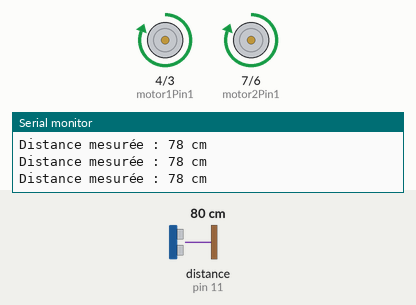
Recording of a sketch running on a simulated Arduino Uno, built with avr-gcc and run on an emulated ATmega328P. Parts: motor-driver pin pairs drawn as motors (green arrow = first pin HIGH = forward, orange = second pin HIGH = backward, longer = more drive, scaled by the enable pin), the last lines printed to the serial monitor. Wiring (inferred from the names in the program): ultrasonic range finder: trigger pin 10; echo pin 11. The inputs (shaded band) are chosen by the test bench; at power-on: distance to the obstacle (sensor on pin 11) 80 cm. The echo pulse lasts 58.3 µs per cm.

Above: at 1.2 s.
1.3 s: distance to the obstacle (sensor on pin 11) set to 19 cm
2.8 s: distance to the obstacle (sensor on pin 11) set to 15 cm
At 3.2 s:
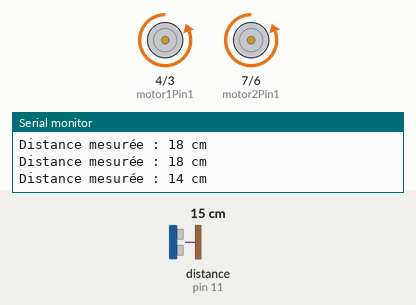
5.8 s: distance to the obstacle (sensor on pin 11) set to 35 cm
At 6.6 s:
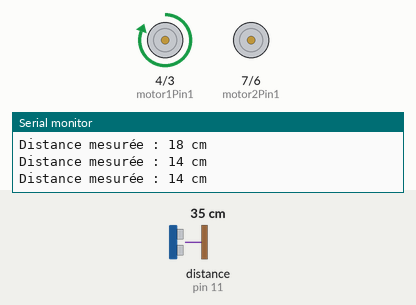
7.3 s: distance to the obstacle (sensor on pin 11) set to 2 cm
At 7.7 s:
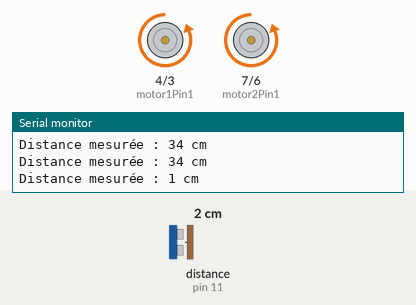
Timing chart, 0 to 11.3 s (numbered marks = the images above; inputs shaded):
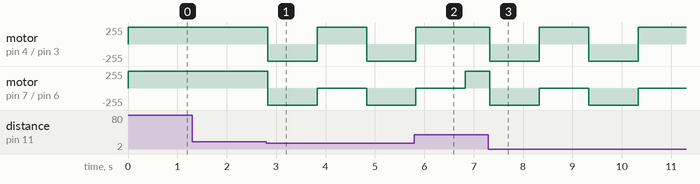

Measured:
- the behaviour switches between 17 and 16 cm on distance to the obstacle (sensor on pin 11) (found by bisection; images 0 and 1)
- after the input at 2.8 s, motor on pin 4 (motor1Pin1) / pin 3 (motor1Pin2): forward 255/255 → backward 255/255 at once, → forward 255/255 1.0 s later, → backward 255/255 1.0 s later; motor on pin 7 (motor2Pin1) / pin 6 (motor2Pin2): forward 255/255 → backward 255/255 at once, → stopped 1.0 s later, → backward 255/255 1.0 s later
- after the input at 5.8 s, motor on pin 4 (motor1Pin1) / pin 3 (motor1Pin2): goes on until 5.8 s, then stays forward 255/255
- after the input at 7.3 s, motor on pin 4 (motor1Pin1) / pin 3 (motor1Pin2): alternates forward 255/255 for 1.0 s and backward 255/255 for 1.0 s, starting at once; motor on pin 7 (motor2Pin1) / pin 6 (motor2Pin2): alternates backward 255/255 for 1.0 s and stopped for 1.0 s, starting at once

The sketch:

sketchs.ino
```cpp
// Broches du moteur 1
const int motor1Pin1 = 4;  // Input1 du L293D pour le moteur 1 3
const int motor1Pin2 = 3;  // Input2 du L293D pour le moteur 1 4
const int enable1Pin = 5;  // Enable1 du L293D pour le moteur 1 (PWM)5

// Broches du moteur 2
const int motor2Pin1 = 7;  // Input1 du L293D pour le moteur 2 6
const int motor2Pin2 = 6;  // Input2 du L293D pour le moteur 2 7
const int enable2Pin = 9;  // Enable2 du L293D pour le moteur 2 (PWM)9

// Broches du capteur à ultrasons (HC-SR04)
const int trigPin = 10; // Pin Trig du capteur
const int echoPin = 11; // Pin Echo du capteur

// Vitesse des moteurs
int vitesse = 255;

// Distance minimale pour considérer un obstacle (en cm)
const int distanceSeuil = 15;

void setup() {
  // Configurer les broches des moteurs comme sorties
  pinMode(motor1Pin1, OUTPUT);
  pinMode(motor1Pin2, OUTPUT);
  pinMode(enable1Pin, OUTPUT);

  pinMode(motor2Pin1, OUTPUT);
  pinMode(motor2Pin2, OUTPUT);
  pinMode(enable2Pin, OUTPUT);

  // Configurer les broches du capteur comme sorties/entrées
  pinMode(trigPin, OUTPUT);
  pinMode(echoPin, INPUT);

  // Initialiser la communication série pour le débogage
  Serial.begin(9600);

  // Démarrer les moteurs
  demarrerMoteurs();
}

void loop() {
  // Lire la distance à partir du capteur à ultrasons
  int distance = mesurerDistance();

  // Débogage : Afficher la distance mesurée
  Serial.print("Distance mesurée : ");
  Serial.print(distance);
  Serial.println(" cm");

  // Si un obstacle est détecté (distance inférieure au seuil)
  if (distance <= distanceSeuil) {
    // Reculer les deux moteurs
    reculer();
    delay(1000); // Pause de 2 secondes ****change

    // Faire tourner un seul moteur
    tournerUnSeulMoteur();
    delay(1000); // Pause de 1 seconde

    // Revenir au mode normal (avancer les deux moteurs)
    demarrerMoteurs();
  }
}

// Fonction pour mesurer la distance avec le capteur à ultrasons
int mesurerDistance() {
  // Envoyer une impulsion sur le Trig
  digitalWrite(trigPin, LOW);
  delayMicroseconds(2);
  digitalWrite(trigPin, HIGH);
  delayMicroseconds(10);
  digitalWrite(trigPin, LOW);

  // Lire la durée de l'impulsion Echo
  long duree = pulseIn(echoPin, HIGH);

  // Convertir la durée en distance (cm)
  int distance = duree * 0.034 / 2;

  return distance;
}

// Fonction pour faire avancer les deux moteurs (mode normal)
void demarrerMoteurs() {
  // Faire avancer le moteur 1 (sens horaire)
  digitalWrite(motor1Pin1, HIGH);
  digitalWrite(motor1Pin2, LOW);
  analogWrite(enable1Pin, vitesse);

  // Faire avancer le moteur 2 (sens horaire)
  digitalWrite(motor2Pin1, HIGH);
  digitalWrite(motor2Pin2, LOW);
  analogWrite(enable2Pin, vitesse);
}

// Fonction pour reculer les deux moteurs
void reculer() {
  // Faire reculer le moteur 1 (sens antihoraire)
  digitalWrite(motor1Pin1, LOW);
  digitalWrite(motor1Pin2, HIGH);
  analogWrite(enable1Pin, vitesse);

  // Faire reculer le moteur 2 (sens antihoraire)
  digitalWrite(motor2Pin1, LOW);
  digitalWrite(motor2Pin2, HIGH);
  analogWrite(enable2Pin, vitesse);
}

// Fonction pour faire tourner uniquement le moteur 1
void tournerUnSeulMoteur() {
  // Arrêter le moteur 2
  digitalWrite(motor2Pin1, LOW);
  digitalWrite(motor2Pin2, LOW);
  analogWrite(enable2Pin, 0);

  // Faire avancer le moteur 1 (sens horaire)
  digitalWrite(motor1Pin1, HIGH);
  digitalWrite(motor1Pin2, LOW);
  analogWrite(enable1Pin, vitesse);
}
```
